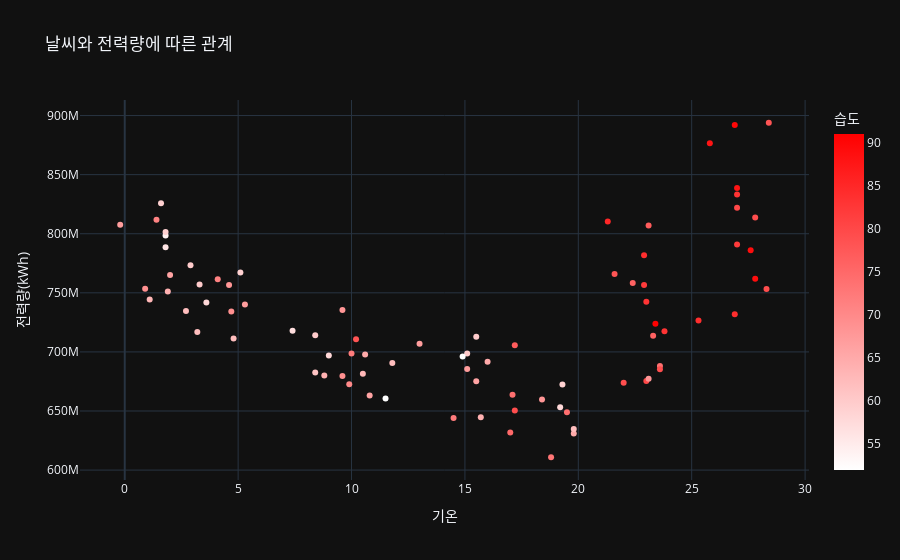
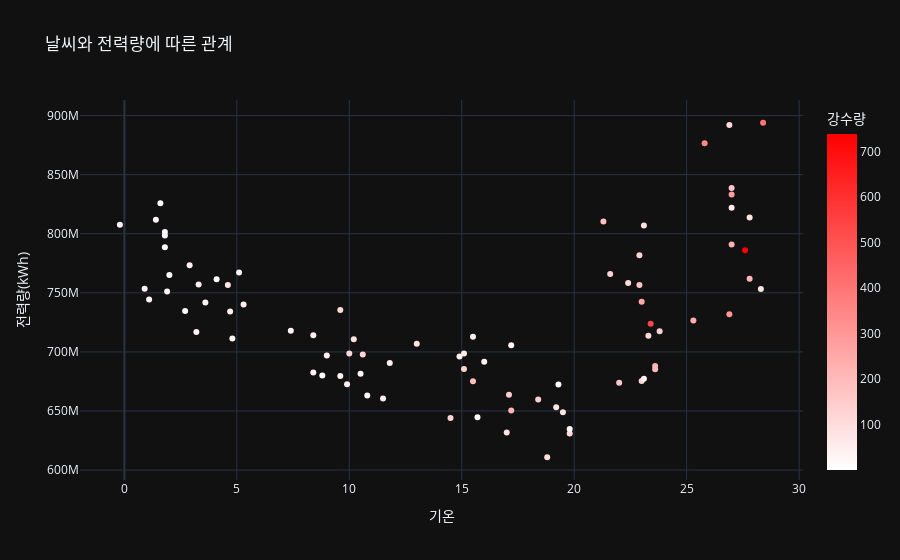
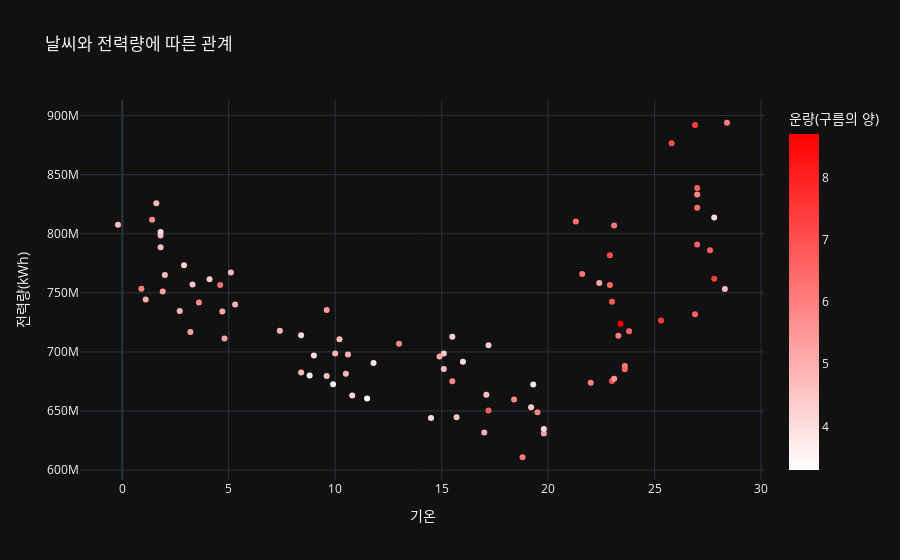
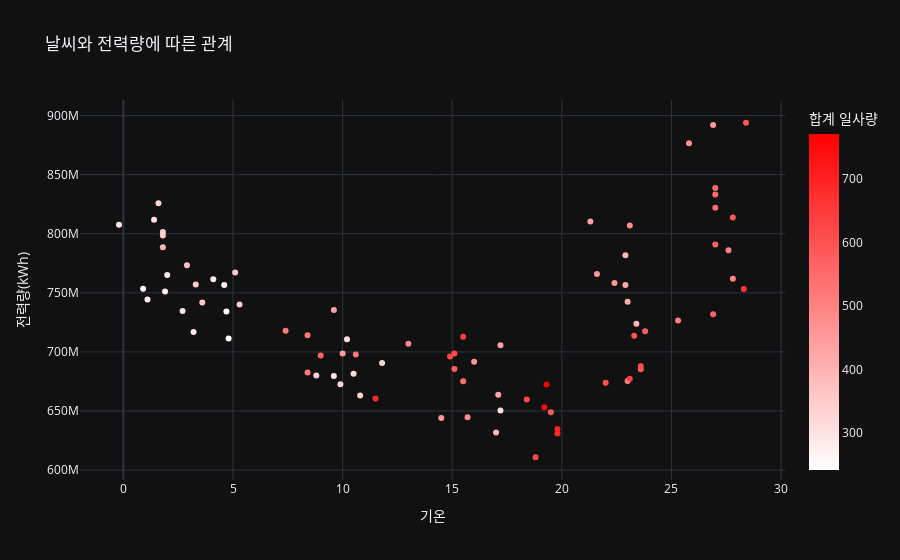

Notebook source saved alongside these figures, in order:
### Markdown cell above
# 날씨와 전력 소비량의 상관관계 시각화 (월 기준)

### Code cell
weather_kw_df = ['Humidity_mean','rainfall_total', 'cloud', 'solar', 'snow']
col_label = {'Humidity_mean' : '습도',
             'rainfall_total' : '강수량',
             'cloud' : '운량(구름의 양)',
             'solar' : '합계 일사량',
             'snow' : '적설량'}

for feature in weather_kw_df:
    fig = px.scatter(kw_df,
                    x="temp",
                    y="usage",
                    title='날씨와 전력량에 따른 관계',
                    template='plotly_dark',
                    color=feature,
                    color_continuous_scale=["white", "red"],
                    labels={'temp': '기온', 'usage': '전력량(kWh)', feature: col_label[feature]})
    fig.show()
